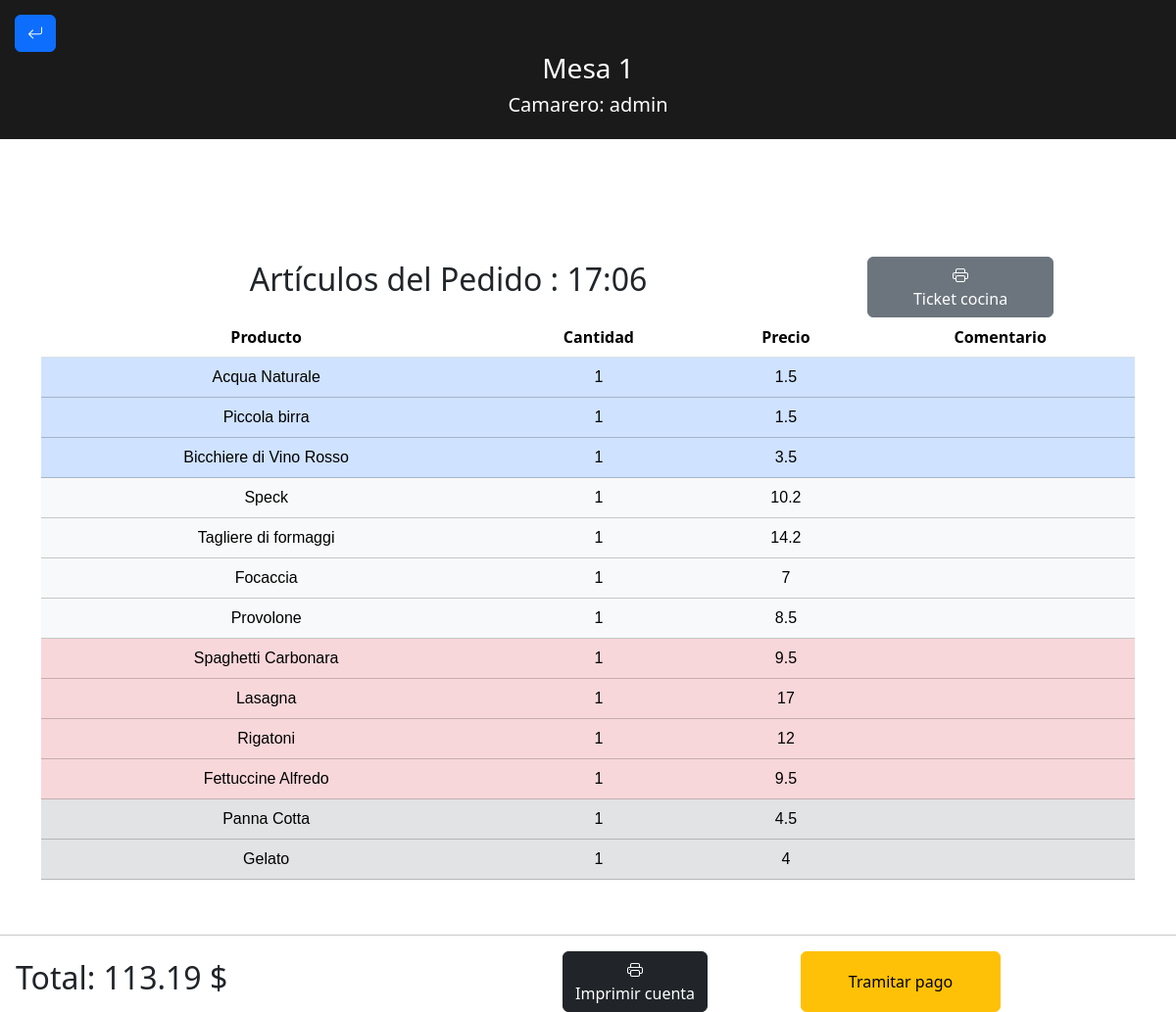
The page /camarero/listarPedido.php?mesaId=1 (signed in) on the database its author committed.
### tables this page shows
CREATE TABLE `pedidos` (
  `id` int(11) NOT NULL,
  `mesa` varchar(10) DEFAULT NULL,
  `total` float NOT NULL,
  `pagado` int(11) NOT NULL,
  `fecha` date NOT NULL,
  `hora` time NOT NULL
);

CREATE TABLE `lineas_pedidos` (
  `id` int(11) NOT NULL,
  `pedido` int(11) NOT NULL,
  `producto` int(11) NOT NULL,
  `cant` int(10) NOT NULL,
  `comentario` varchar(50) NOT NULL
);

### camarero/listarPedido.php (the view, shortened to what this page needs)
<?php
include "../conexion.php";
$mesaId = isset($_GET['mesaId']) ? $_GET['mesaId'] : null;
$consultaPedido = "SELECT id, hora FROM pedidos WHERE mesa = '$mesaId'";
$resultadoPedido = mysqli_query($conn, $consultaPedido);
if ($resultadoPedido && mysqli_num_rows($resultadoPedido) > 0) {
    $filaPedido = mysqli_fetch_assoc($resultadoPedido);
    $pedidoId = $filaPedido['id'];
    $horaPedido = $filaPedido['hora'];
} else {
    die("Error: No se encontró un pedido activo para esta mesa.");
}
$consultaLineas = "
    SELECT lp.*,
           (SELECT p.nombre FROM productos p WHERE p.id = lp.producto) AS nombre,
           (SELECT p.precio FROM productos p WHERE p.id = lp.producto) AS precio
    FROM lineas_pedidos lp
    WHERE lp.pedido = '$pedidoId'";
$resultadoLineas = mysqli_query($conn, $consultaLineas);
?>
<!DOCTYPE html>
<html lang="es">
<head>
    <link rel="stylesheet" href="../styles.css">
    <link rel="stylesheet" href="https://cdn.jsdelivr.net/npm/bootstrap@5.3.3/dist/css/bootstrap.min.css">
    <link rel="stylesheet" href="https://cdn.jsdelivr.net/npm/bootstrap-icons@1.11.3/font/bootstrap-icons.min.css">
</head>
<body>
    <nav>
        <div class="volver">
            <a href="salon.php" class="btn btn-primary"><i class="bi bi-arrow-return-left"></i></a>
        </div>
        <div class="centrar">
            <?php
            $mesaId = $_GET['mesaId'];
            echo "<h3>Mesa $mesaId</h3>";
            $nombre = $_SESSION['nombre'];
            echo "<h5>Camarero: $nombre</h5>";
            ?>
        </div>
    </nav>
    <div>
        <section>
            <div class="container">
                <div class="row justify-content-start mt-1 ">
                    <h2 class="col-9 mt-1">Artículos del Pedido : <?php echo date('H:i', strtotime($horaPedido)); ?></h2>
                    <?php
                    echo "<a href='ticketCocina.php?pedidoId=$pedidoId&mesaId=$mesaId' class='col-3 col-md-2 btn btn-secondary'><i class='bi bi-printer'></i> <br>Ticket cocina</a>";
                    ?>
                </div>
                <?php
                if ($resultadoLineas && mysqli_num_rows($resultadoLineas) > 0) {
                    echo "<table class='table'>";
                    echo "<thead><tr><th>Producto</th><th>Cantidad</th><th>Precio</th><th>Comentario</th></tr></thead>";
                    echo "<tbody>";
                    while ($filaLinea = mysqli_fetch_assoc($resultadoLineas)) {
                        $nombreProducto = $filaLinea['nombre'];
                        $cantidad = $filaLinea['cant'];
                        $comentario = $filaLinea['comentario'];
                        $precio = $filaLinea['precio'];
                        $consultaCategoria = "SELECT categoria FROM productos WHERE nombre = '$nombreProducto'";
                        $resultadoCategoria = mysqli_query($conn, $consultaCategoria);
                        $categoria = '';
                        if ($resultadoCategoria && mysqli_num_rows($resultadoCategoria) > 0) {
                            $filaCategoria = mysqli_fetch_assoc($resultadoCategoria);
                            $categoria = $filaCategoria['categoria'];
                        }
                        switch ($categoria) {
                            case 'bebidas':
                                $clase = "table-primary";
                                break;
                            case 'Postre':
                                $clase = "table-secondary";
                                break;
                            case 'Entrante':
                                $clase = "table-light";
                                break;
                            case 'Pasta':
                                $clase = "table-danger";
                                break;
                        }
                        echo "<tr class='$clase'>";
                        echo "<td class='tdPedidos'>$nombreProducto</td>";
                        echo "<td class='tdPedidos'>$cantidad</td>";
                        echo "<td class='tdPedidos'>$precio</td>";
                        echo "<td class='tdPedidos'>$comentario</td>";
                        echo "</tr>";
                    }
                    echo "</tbody>";
                    echo "</table>";
                } else {
                    echo "<p>No hay artículos en este pedido.</p>";
                }
                ?>
            </div>
        </section>
        <br>
        <hr>
        <footer class="row justify-content-start">
            <?php
            $consultaTotal = "SELECT total FROM pedidos WHERE id = '$pedidoId'";
            $resultadoTotal = mysqli_query($conn, $consultaTotal);
            if ($resultadoTotal && mysqli_num_rows($resultadoTotal) > 0) {
                $filaTotal = mysqli_fetch_assoc($resultadoTotal);
                $totalPedido = $filaTotal['total'];
                $impuestos = $totalPedido * 0.10;
                $totalConImpuestos = $totalPedido + $impuestos;
                echo "<h2 class='col-5 mt-2 ms-3'>Total: $totalConImpuestos $</h2>";
            } else {
                echo "<h2>Total: No disponible</h2>";
            }
            ?>
            <div class="col-6 ">
                <div class="row justify-content-start">
                    <form id="ticketForm" class="col-5" action="ticketCliente.php" method="post">
                        <button type="submit" class="btn btn-dark ms-5"><i class="bi bi-printer"></i><br> Imprimir cuenta</button>
                    </form>
                    <button class="col-4 col-md-4 offset-md-1 btn btn-warning ms-5" data-bs-toggle="modal" data-bs-target="#myModal">Tramitar pago</button>
                </div>
            </div>
        </footer>
    </div>
</body>
</html>

### styles.css (style rules this page uses)
body { margin: 0 auto; }
nav { background-color: rgb(26, 26, 26); color: white; padding: 15px; }
nav .volver { justify-content: left; }
nav .centrar { text-align: center; }
section { margin-top: 10%; text-align: center; }
.tdPedidos { align-content: center; font-family: Arial, Helvetica, sans-serif; }

### rows shown on the page
pedidos: hora "17:06", total "113.19"
lineas_pedidos: nombreProducto "Acqua Naturale", cant "1", precio "1.5"
lineas_pedidos: nombreProducto "Piccola birra", cant "1", precio "1.5"
lineas_pedidos: nombreProducto "Bicchiere di Vino Rosso", cant "1", precio "3.5"
lineas_pedidos: nombreProducto "Speck", cant "1", precio "10.2"
lineas_pedidos: nombreProducto "Tagliere di formaggi", cant "1", precio "14.2"
lineas_pedidos: nombreProducto "Focaccia", cant "1", precio "7"
lineas_pedidos: nombreProducto "Provolone", cant "1", precio "8.5"
lineas_pedidos: nombreProducto "Spaghetti Carbonara", cant "1", precio "9.5"
lineas_pedidos: nombreProducto "Lasagna", cant "1", precio "17"
lineas_pedidos: nombreProducto "Rigatoni", cant "1", precio "12"
lineas_pedidos: nombreProducto "Fettuccine Alfredo", cant "1", precio "9.5"
lineas_pedidos: nombreProducto "Panna Cotta", cant "1", precio "4.5"
lineas_pedidos: nombreProducto "Gelato", cant "1", precio "4"

### other values the page prints
$mesaId "1"
$nombre "admin"
